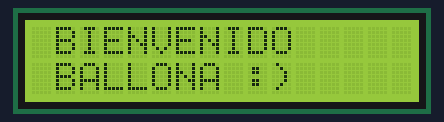
The sketch below on a simulated Arduino Uno, built with avr-gcc and run on an emulated ATmega328P. Parts: 16×2 character LCD.

Above: at 1.1 s.
At 2.1 s:
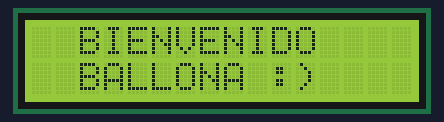
At 3.1 s:
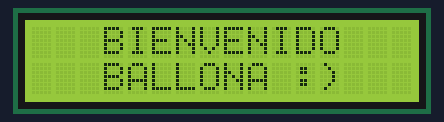
At 4.1 s:
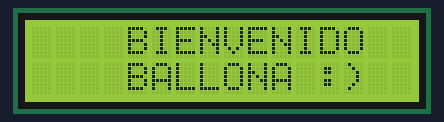
At 5.1 s:
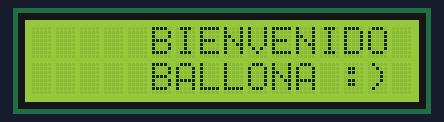
At 10.1 s:
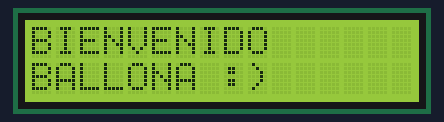

The sketch:

PantallaDisplay.ino
```cpp
#include  <LiquidCrystal.h>

// constructor de la clase LiquidCrystal, se crea un objeto llamado "lcd"
// mediante el cual se accede a toda la funcionalidad de la librería
// aquí se configuran los pines para comunicarse con la pantalla
LiquidCrystal lcd(7, 6, 5, 4, 3, 2);

/**
   Función setup: se ejecuta una vez cuando encendemos el arduino
*/
void setup()
{
  // indicar a la librería que tenemos conectada una pantalla de 16x2
  lcd.begin(16, 2);

  // mover el cursor a la primera posición de la pantalla (0,0)
  // y al mismo tiempo borramos su contenido
  lcd.clear();
  // imprimir "Hola Mundo" en la primera linea
  lcd.print("BIENVENIDO ");
  // mover el cursor a la segunda linea (1) primera columna (0)
  lcd.setCursor (0, 1);
  // imprimir otra cadena en la posición actual del cursor
  lcd.print("BALLONA :)");

  // esperar un segundo
  delay(1000);
}

/**
   Función loop: se ejecuta continuamente mientras el arduino permanece encendido
*/
void loop()
{
  // en el ciclo principal solamente recorremos el mensaje de un lado a otro

  // variable utilizada en el control de ciclos
  int i;

  // desplazar el contenido de la pantalla 5 veces a la derecha
  for ( int i = 0; i < 5; i++ )
  {
    lcd.scrollDisplayRight();
    delay (1000);
  }

  // desplazar el contenido de la pantalla 5 veces a la izquierda
  for ( int i = 0; i < 5; i++ )
  {
    lcd.scrollDisplayLeft();
    delay (1000);
  }
}
```

Measured:
- by itself, everything shown: repeats every 10.0 s, in 10 steps
- what the display in image 0 shows lasts 1.0 s, from 1.1 s to 2.1 s
